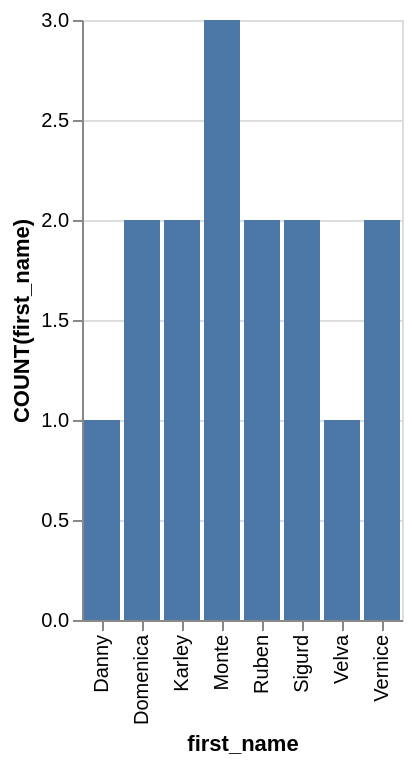

Here is the Vega-Lite specification saved for this chart:
### Vega-Lite specification from a JSON file in a GitHub repository (floating-point values rounded to 4 significant figures)
{"data": {"values": [{"x_data": "Danny", "y_data": 1}, {"x_data": "Domenica", "y_data": 2}, {"x_data": "Karley", "y_data": 2}, {"x_data": "Monte", "y_data": 3}, {"x_data": "Ruben", "y_data": 2}, {"x_data": "Sigurd", "y_data": 2}, {"x_data": "Velva", "y_data": 1}, {"x_data": "Vernice", "y_data": 2}]}, "mark": "bar", "encoding": {"x": {"field": "x_data", "type": "nominal", "title": "first_name", "sort": "ascending"}, "y": {"field": "y_data", "type": "quantitative", "title": "COUNT(first_name)"}}}
